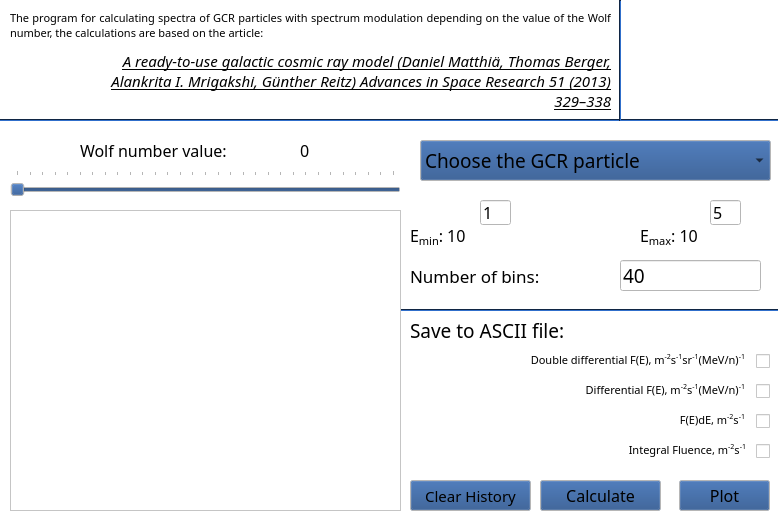
<?xml version="1.0" encoding="UTF-8"?>
<ui version="4.0">
 <class>MainWindow</class>
 <widget class="QMainWindow" name="MainWindow">
  <property name="windowModality">
   <enum>Qt::NonModal</enum>
  </property>
  <property name="geometry">
   <rect>
    <x>0</x>
    <y>0</y>
    <width>778</width>
    <height>520</height>
   </rect>
  </property>
  <property name="sizePolicy">
   <sizepolicy hsizetype="Fixed" vsizetype="Fixed">
    <horstretch>0</horstretch>
    <verstretch>0</verstretch>
   </sizepolicy>
  </property>
  <property name="minimumSize">
   <size>
    <width>778</width>
    <height>519</height>
   </size>
  </property>
  <property name="maximumSize">
   <size>
    <width>778</width>
    <height>520</height>
   </size>
  </property>
  <property name="palette">
   <palette>
    <active>
     <colorrole role="WindowText">
      <brush brushstyle="SolidPattern">
       <color alpha="255">
        <red>0</red>
        <green>0</green>
        <blue>0</blue>
       </color>
      </brush>
     </colorrole>
     <colorrole role="Button">
      <brush brushstyle="SolidPattern">
       <color alpha="255">
        <red>32</red>
        <green>74</green>
        <blue>135</blue>
       </color>
      </brush>
     </colorrole>
     <colorrole role="Light">
      <brush brushstyle="SolidPattern">
       <color alpha="255">
        <red>48</red>
        <green>111</green>
        <blue>203</blue>
       </color>
      </brush>
     </colorrole>
     <colorrole role="Midlight">
      <brush brushstyle="SolidPattern">
       <color alpha="255">
        <red>40</red>
        <green>92</green>
        <blue>169</blue>
       </color>
      </brush>
     </colorrole>
     <colorrole role="Dark">
      <brush brushstyle="SolidPattern">
       <color alpha="255">
        <red>16</red>
        <green>37</green>
        <blue>67</blue>
       </color>
      </brush>
     </colorrole>
     <colorrole role="Mid">
      <brush brushstyle="SolidPattern">
       <color alpha="255">
        <red>21</red>
        <green>49</green>
        <blue>90</blue>
       </color>
      </brush>
     </colorrole>
     <colorrole role="Text">
      <brush brushstyle="SolidPattern">
       <color alpha="255">
        <red>0</red>
        <green>0</green>
        <blue>0</blue>
       </color>
      </brush>
     </colorrole>
     <colorrole role="BrightText">
      <brush brushstyle="SolidPattern">
       <color alpha="255">
        <red>255</red>
        <green>255</green>
        <blue>255</blue>
       </color>
      </brush>
     </colorrole>
     <colorrole role="ButtonText">
      <brush brushstyle="SolidPattern">
       <color alpha="255">
        <red>0</red>
        <green>0</green>
        <blue>0</blue>
       </color>
      </brush>
     </colorrole>
     <colorrole role="Base">
      <brush brushstyle="SolidPattern">
       <color alpha="255">
        <red>255</red>
        <green>255</green>
        <blue>255</blue>
       </color>
      </brush>
     </colorrole>
     <colorrole role="Window">
      <brush brushstyle="SolidPattern">
       <color alpha="255">
        <red>255</red>
        <green>255</green>
        <blue>255</blue>
       </color>
      </brush>
     </colorrole>
     <colorrole role="Shadow">
      <brush brushstyle="SolidPattern">
       <color alpha="255">
        <red>0</red>
        <green>0</green>
        <blue>0</blue>
       </color>
      </brush>
     </colorrole>
     <colorrole role="AlternateBase">
      <brush brushstyle="SolidPattern">
       <color alpha="255">
        <red>143</red>
        <green>164</green>
        <blue>195</blue>
       </color>
      </brush>
     </colorrole>
     <colorrole role="ToolTipBase">
      <brush brushstyle="SolidPattern">
       <color alpha="255">
        <red>255</red>
        <green>255</green>
        <blue>220</blue>
       </color>
      </brush>
     </colorrole>
     <colorrole role="ToolTipText">
      <brush brushstyle="SolidPattern">
       <color alpha="255">
        <red>0</red>
        <green>0</green>
        <blue>0</blue>
       </color>
      </brush>
     </colorrole>
    </active>
    <inactive>
     <colorrole role="WindowText">
      <brush brushstyle="SolidPattern">
       <color alpha="255">
        <red>0</red>
        <green>0</green>
        <blue>0</blue>
       </color>
      </brush>
     </colorrole>
     <colorrole role="Button">
      <brush brushstyle="SolidPattern">
       <color alpha="255">
        <red>32</red>
        <green>74</green>
        <blue>135</blue>
       </color>
      </brush>
     </colorrole>
     <colorrole role="Light">
      <brush brushstyle="SolidPattern">
       <color alpha="255">
        <red>48</red>
        <green>111</green>
        <blue>203</blue>
       </color>
      </brush>
     </colorrole>
     <colorrole role="Midlight">
      <brush brushstyle="SolidPattern">
       <color alpha="255">
        <red>40</red>
        <green>92</green>
        <blue>169</blue>
       </color>
      </brush>
     </colorrole>
     <colorrole role="Dark">
      <brush brushstyle="SolidPattern">
       <color alpha="255">
        <red>16</red>
        <green>37</green>
        <blue>67</blue>
       </color>
      </brush>
     </colorrole>
     <colorrole role="Mid">
      <brush brushstyle="SolidPattern">
       <color alpha="255">
        <red>21</red>
        <green>49</green>
        <blue>90</blue>
       </color>
      </brush>
     </colorrole>
     <colorrole role="Text">
      <brush brushstyle="SolidPattern">
       <color alpha="255">
        <red>0</red>
        <green>0</green>
        <blue>0</blue>
       </color>
      </brush>
     </colorrole>
     <colorrole role="BrightText">
      <brush brushstyle="SolidPattern">
       <color alpha="255">
        <red>255</red>
        <green>255</green>
        <blue>255</blue>
       </color>
      </brush>
     </colorrole>
     <colorrole role="ButtonText">
      <brush brushstyle="SolidPattern">
       <color alpha="255">
        <red>0</red>
        <green>0</green>
        <blue>0</blue>
       </color>
      </brush>
     </colorrole>
     <colorrole role="Base">
      <brush brushstyle="SolidPattern">
       <color alpha="255">
        <red>255</red>
        <green>255</green>
        <blue>255</blue>
       </color>
      </brush>
     </colorrole>
     <colorrole role="Window">
      <brush brushstyle="SolidPattern">
       <color alpha="255">
        <red>255</red>
        <green>255</green>
        <blue>255</blue>
       </color>
      </brush>
     </colorrole>
     <colorrole role="Shadow">
      <brush brushstyle="SolidPattern">
       <color alpha="255">
        <red>0</red>
        <green>0</green>
        <blue>0</blue>
       </color>
      </brush>
     </colorrole>
     <colorrole role="AlternateBase">
      <brush brushstyle="SolidPattern">
       <color alpha="255">
        <red>143</red>
        <green>164</green>
        <blue>195</blue>
       </color>
      </brush>
     </colorrole>
     <colorrole role="ToolTipBase">
      <brush brushstyle="SolidPattern">
       <color alpha="255">
        <red>255</red>
        <green>255</green>
        <blue>220</blue>
       </color>
      </brush>
     </colorrole>
     <colorrole role="ToolTipText">
      <brush brushstyle="SolidPattern">
       <color alpha="255">
        <red>0</red>
        <green>0</green>
        <blue>0</blue>
       </color>
      </brush>
     </colorrole>
    </inactive>
    <disabled>
     <colorrole role="WindowText">
      <brush brushstyle="SolidPattern">
       <color alpha="255">
        <red>16</red>
        <green>37</green>
        <blue>67</blue>
       </color>
      </brush>
     </colorrole>
     <colorrole role="Button">
      <brush brushstyle="SolidPattern">
       <color alpha="255">
        <red>32</red>
        <green>74</green>
        <blue>135</blue>
       </color>
      </brush>
     </colorrole>
     <colorrole role="Light">
      <brush brushstyle="SolidPattern">
       <color alpha="255">
        <red>48</red>
        <green>111</green>
        <blue>203</blue>
       </color>
      </brush>
     </colorrole>
     <colorrole role="Midlight">
      <brush brushstyle="SolidPattern">
       <color alpha="255">
        <red>40</red>
        <green>92</green>
        <blue>169</blue>
       </color>
      </brush>
     </colorrole>
     <colorrole role="Dark">
      <brush brushstyle="SolidPattern">
       <color alpha="255">
        <red>16</red>
        <green>37</green>
        <blue>67</blue>
       </color>
      </brush>
     </colorrole>
     <colorrole role="Mid">
      <brush brushstyle="SolidPattern">
       <color alpha="255">
        <red>21</red>
        <green>49</green>
        <blue>90</blue>
       </color>
      </brush>
     </colorrole>
     <colorrole role="Text">
      <brush brushstyle="SolidPattern">
       <color alpha="255">
        <red>16</red>
        <green>37</green>
        <blue>67</blue>
       </color>
      </brush>
     </colorrole>
     <colorrole role="BrightText">
      <brush brushstyle="SolidPattern">
       <color alpha="255">
        <red>255</red>
        <green>255</green>
        <blue>255</blue>
       </color>
      </brush>
     </colorrole>
     <colorrole role="ButtonText">
      <brush brushstyle="SolidPattern">
       <color alpha="255">
        <red>16</red>
        <green>37</green>
        <blue>67</blue>
       </color>
      </brush>
     </colorrole>
     <colorrole role="Base">
      <brush brushstyle="SolidPattern">
       <color alpha="255">
        <red>255</red>
        <green>255</green>
        <blue>255</blue>
       </color>
      </brush>
     </colorrole>
     <colorrole role="Window">
      <brush brushstyle="SolidPattern">
       <color alpha="255">
        <red>255</red>
        <green>255</green>
        <blue>255</blue>
       </color>
      </brush>
     </colorrole>
     <colorrole role="Shadow">
      <brush brushstyle="SolidPattern">
       <color alpha="255">
        <red>0</red>
        <green>0</green>
        <blue>0</blue>
       </color>
      </brush>
     </colorrole>
     <colorrole role="AlternateBase">
      <brush brushstyle="SolidPattern">
       <color alpha="255">
        <red>32</red>
        <green>74</green>
        <blue>135</blue>
       </color>
      </brush>
     </colorrole>
     <colorrole role="ToolTipBase">
      <brush brushstyle="SolidPattern">
       <color alpha="255">
        <red>255</red>
        <green>255</green>
        <blue>220</blue>
       </color>
      </brush>
     </colorrole>
     <colorrole role="ToolTipText">
      <brush brushstyle="SolidPattern">
       <color alpha="255">
        <red>0</red>
        <green>0</green>
        <blue>0</blue>
       </color>
      </brush>
     </colorrole>
    </disabled>
   </palette>
  </property>
  <property name="font">
   <font>
    <family>Arial Black</family>
    <pointsize>14</pointsize>
    <stylestrategy>PreferDefault</stylestrategy>
   </font>
  </property>
  <property name="contextMenuPolicy">
   <enum>Qt::NoContextMenu</enum>
  </property>
  <property name="windowTitle">
   <string>&lt;GN&gt; GCRs Spectra</string>
  </property>
  <property name="windowIcon">
   <iconset>
    <normaloff>Icon.svg</normaloff>Icon.svg</iconset>
  </property>
  <property name="layoutDirection">
   <enum>Qt::RightToLeft</enum>
  </property>
  <property name="iconSize">
   <size>
    <width>48</width>
    <height>48</height>
   </size>
  </property>
  <property name="tabShape">
   <enum>QTabWidget::Rounded</enum>
  </property>
  <widget class="QWidget" name="centralwidget">
   <widget class="QPushButton" name="Bt_Calculate">
    <property name="geometry">
     <rect>
      <x>540</x>
      <y>480</y>
      <width>121</width>
      <height>31</height>
     </rect>
    </property>
    <property name="font">
     <font>
      <pointsize>12</pointsize>
     </font>
    </property>
    <property name="toolTip">
     <string>Calculate spectra and generate selected ASCII files</string>
    </property>
    <property name="statusTip">
     <string/>
    </property>
    <property name="text">
     <string>Calculate</string>
    </property>
    <property name="checkable">
     <bool>false</bool>
    </property>
   </widget>
   <widget class="QSlider" name="Slider_W">
    <property name="geometry">
     <rect>
      <x>10</x>
      <y>170</y>
      <width>391</width>
      <height>31</height>
     </rect>
    </property>
    <property name="toolTip">
     <string>Choose the Wolf number value</string>
    </property>
    <property name="statusTip">
     <string/>
    </property>
    <property name="layoutDirection">
     <enum>Qt::LeftToRight</enum>
    </property>
    <property name="maximum">
     <number>300</number>
    </property>
    <property name="value">
     <number>0</number>
    </property>
    <property name="sliderPosition">
     <number>0</number>
    </property>
    <property name="orientation">
     <enum>Qt::Horizontal</enum>
    </property>
    <property name="tickPosition">
     <enum>QSlider::TicksAbove</enum>
    </property>
    <property name="tickInterval">
     <number>10</number>
    </property>
   </widget>
   <widget class="QComboBox" name="Ion_Ch">
    <property name="geometry">
     <rect>
      <x>420</x>
      <y>140</y>
      <width>351</width>
      <height>41</height>
     </rect>
    </property>
    <property name="acceptDrops">
     <bool>true</bool>
    </property>
    <property name="toolTip">
     <string>Choose required GCR particle (if left as is will be calculated for all of the Ions)</string>
    </property>
    <property name="statusTip">
     <string/>
    </property>
    <property name="whatsThis">
     <string/>
    </property>
    <property name="layoutDirection">
     <enum>Qt::LeftToRight</enum>
    </property>
    <property name="editable">
     <bool>false</bool>
    </property>
    <property name="currentText">
     <string>Choose the GCR particle</string>
    </property>
    <property name="currentIndex">
     <number>0</number>
    </property>
    <property name="maxVisibleItems">
     <number>28</number>
    </property>
    <property name="minimumContentsLength">
     <number>1</number>
    </property>
    <property name="frame">
     <bool>true</bool>
    </property>
    <item>
     <property name="text">
      <string>Choose the GCR particle</string>
     </property>
    </item>
    <item>
     <property name="text">
      <string>Z = 1 (H)</string>
     </property>
    </item>
    <item>
     <property name="text">
      <string>Z = 2 (He)</string>
     </property>
    </item>
    <item>
     <property name="text">
      <string>Z = 3 (Li)</string>
     </property>
    </item>
    <item>
     <property name="text">
      <string>Z = 4 (Be)</string>
     </property>
    </item>
    <item>
     <property name="text">
      <string>Z = 5 (B)</string>
     </property>
    </item>
    <item>
     <property name="text">
      <string>Z = 6 (C)</string>
     </property>
    </item>
    <item>
     <property name="text">
      <string>Z = 7 (N)</string>
     </property>
    </item>
    <item>
     <property name="text">
      <string>Z = 8 (O)</string>
     </property>
    </item>
    <item>
     <property name="text">
      <string>Z = 9 (F)</string>
     </property>
    </item>
    <item>
     <property name="text">
      <string>Z = 10 (Ne)</string>
     </property>
    </item>
    <item>
     <property name="text">
      <string>Z = 11 (Na)</string>
     </property>
    </item>
    <item>
     <property name="text">
      <string>Z = 12 (Mg)</string>
     </property>
    </item>
    <item>
     <property name="text">
      <string>Z = 13 (Al)</string>
     </property>
    </item>
    <item>
     <property name="text">
      <string>Z = 14 (Si)</string>
     </property>
    </item>
    <item>
     <property name="text">
      <string>Z = 15 (P)</string>
     </property>
    </item>
    <item>
     <property name="text">
      <string>Z = 16 (S)</string>
     </property>
    </item>
    <item>
     <property name="text">
      <string>Z = 17 (Cl)</string>
     </property>
    </item>
    <item>
     <property name="text">
      <string>Z = 18 (Ar)</string>
     </property>
    </item>
    <item>
     <property name="text">
      <string>Z = 19 (K)</string>
     </property>
    </item>
    <item>
     <property name="text">
      <string>Z = 20 (Ca)</string>
     </property>
    </item>
    <item>
     <property name="text">
      <string>Z = 21 (Sc)</string>
     </property>
    </item>
    <item>
     <property name="text">
      <string>Z = 22 (Ti)</string>
     </property>
    </item>
    <item>
     <property name="text">
      <string>Z = 23 (V)</string>
     </property>
    </item>
    <item>
     <property name="text">
      <string>Z = 24 (Cr)</string>
     </property>
    </item>
    <item>
     <property name="text">
      <string>Z = 25 (Mn)</string>
     </property>
    </item>
    <item>
     <property name="text">
      <string>Z = 26 (Fe)</string>
     </property>
    </item>
    <item>
     <property name="text">
      <string>Z = 27 (Co)</string>
     </property>
    </item>
    <item>
     <property name="text">
      <string>Z = 28 (Ni)</string>
     </property>
    </item>
    <item>
     <property name="text">
      <string extracomment="Calculate spectra for all of the Ions">All Ions</string>
     </property>
    </item>
   </widget>
   <widget class="QLabel" name="Label_Emin">
    <property name="geometry">
     <rect>
      <x>410</x>
      <y>220</y>
      <width>101</width>
      <height>31</height>
     </rect>
    </property>
    <property name="font">
     <font>
      <family>Arial Black</family>
      <pointsize>12</pointsize>
      <weight>50</weight>
      <bold>false</bold>
     </font>
    </property>
    <property name="toolTip">
     <string>Lower boundary of energy (in MeV/n!)</string>
    </property>
    <property name="statusTip">
     <string/>
    </property>
    <property name="text">
     <string>E&lt;sub&gt;min&lt;/sub&gt;: 10</string>
    </property>
   </widget>
   <widget class="QLabel" name="Label_Emax">
    <property name="geometry">
     <rect>
      <x>640</x>
      <y>220</y>
      <width>101</width>
      <height>31</height>
     </rect>
    </property>
    <property name="font">
     <font>
      <family>Arial Black</family>
      <pointsize>12</pointsize>
      <weight>50</weight>
      <bold>false</bold>
     </font>
    </property>
    <property name="toolTip">
     <string>Upper boundary of energy (in MeV/n!)</string>
    </property>
    <property name="statusTip">
     <string/>
    </property>
    <property name="text">
     <string>E&lt;sub&gt;max&lt;/sub&gt;: 10</string>
    </property>
   </widget>
   <widget class="QLineEdit" name="EminVal">
    <property name="geometry">
     <rect>
      <x>480</x>
      <y>200</y>
      <width>31</width>
      <height>25</height>
     </rect>
    </property>
    <property name="font">
     <font>
      <pointsize>12</pointsize>
     </font>
    </property>
    <property name="toolTip">
     <string>Set the power of lower energy boundary</string>
    </property>
    <property name="statusTip">
     <string/>
    </property>
    <property name="layoutDirection">
     <enum>Qt::RightToLeft</enum>
    </property>
    <property name="text">
     <string>1</string>
    </property>
   </widget>
   <widget class="QLineEdit" name="EmaxVal">
    <property name="geometry">
     <rect>
      <x>710</x>
      <y>200</y>
      <width>31</width>
      <height>25</height>
     </rect>
    </property>
    <property name="font">
     <font>
      <pointsize>12</pointsize>
     </font>
    </property>
    <property name="toolTip">
     <string>Set the power of upper energy boundary</string>
    </property>
    <property name="statusTip">
     <string/>
    </property>
    <property name="text">
     <string>5</string>
    </property>
   </widget>
   <widget class="Line" name="Line">
    <property name="geometry">
     <rect>
      <x>-30</x>
      <y>110</y>
      <width>811</width>
      <height>20</height>
     </rect>
    </property>
    <property name="orientation">
     <enum>Qt::Horizontal</enum>
    </property>
   </widget>
   <widget class="QLabel" name="Label_WolfCap">
    <property name="geometry">
     <rect>
      <x>80</x>
      <y>140</y>
      <width>181</width>
      <height>20</height>
     </rect>
    </property>
    <property name="font">
     <font>
      <pointsize>12</pointsize>
     </font>
    </property>
    <property name="toolTip">
     <string/>
    </property>
    <property name="text">
     <string>Wolf number value:</string>
    </property>
   </widget>
   <widget class="QLabel" name="Label_WVal">
    <property name="geometry">
     <rect>
      <x>300</x>
      <y>140</y>
      <width>71</width>
      <height>21</height>
     </rect>
    </property>
    <property name="font">
     <font>
      <pointsize>12</pointsize>
     </font>
    </property>
    <property name="toolTip">
     <string>Current Wolf number value</string>
    </property>
    <property name="text">
     <string>0</string>
    </property>
   </widget>
   <widget class="QLabel" name="Label_BinN">
    <property name="geometry">
     <rect>
      <x>410</x>
      <y>260</y>
      <width>171</width>
      <height>31</height>
     </rect>
    </property>
    <property name="font">
     <font>
      <pointsize>13</pointsize>
     </font>
    </property>
    <property name="toolTip">
     <string>Total number of energy bins</string>
    </property>
    <property name="text">
     <string>Number of bins:</string>
    </property>
   </widget>
   <widget class="QLineEdit" name="BinNVal">
    <property name="geometry">
     <rect>
      <x>620</x>
      <y>260</y>
      <width>141</width>
      <height>31</height>
     </rect>
    </property>
    <property name="toolTip">
     <string>Set total number of bins</string>
    </property>
    <property name="statusTip">
     <string/>
    </property>
    <property name="text">
     <string>40</string>
    </property>
   </widget>
   <widget class="QCheckBox" name="Ch_FE_dE">
    <property name="geometry">
     <rect>
      <x>750</x>
      <y>410</y>
      <width>20</width>
      <height>23</height>
     </rect>
    </property>
    <property name="font">
     <font>
      <pointsize>7</pointsize>
     </font>
    </property>
    <property name="toolTip">
     <string>Save Fluence spectra to ASCII file</string>
    </property>
    <property name="statusTip">
     <string/>
    </property>
    <property name="text">
     <string/>
    </property>
   </widget>
   <widget class="QCheckBox" name="Ch_FE">
    <property name="geometry">
     <rect>
      <x>750</x>
      <y>380</y>
      <width>20</width>
      <height>23</height>
     </rect>
    </property>
    <property name="font">
     <font>
      <pointsize>7</pointsize>
     </font>
    </property>
    <property name="toolTip">
     <string>Save Differential Fluence spectra to ASCII file</string>
    </property>
    <property name="statusTip">
     <string/>
    </property>
    <property name="text">
     <string/>
    </property>
   </widget>
   <widget class="QCheckBox" name="Ch_TotalF">
    <property name="geometry">
     <rect>
      <x>750</x>
      <y>440</y>
      <width>20</width>
      <height>23</height>
     </rect>
    </property>
    <property name="font">
     <font>
      <pointsize>7</pointsize>
     </font>
    </property>
    <property name="toolTip">
     <string>Save Integral Fluence to ASCII file</string>
    </property>
    <property name="statusTip">
     <string/>
    </property>
    <property name="text">
     <string/>
    </property>
    <property name="checkable">
     <bool>true</bool>
    </property>
    <property name="checked">
     <bool>false</bool>
    </property>
   </widget>
   <widget class="Line" name="Line_2">
    <property name="geometry">
     <rect>
      <x>400</x>
      <y>300</y>
      <width>381</width>
      <height>20</height>
     </rect>
    </property>
    <property name="orientation">
     <enum>Qt::Horizontal</enum>
    </property>
   </widget>
   <widget class="QPushButton" name="Bt_Plot">
    <property name="geometry">
     <rect>
      <x>679</x>
      <y>480</y>
      <width>91</width>
      <height>31</height>
     </rect>
    </property>
    <property name="font">
     <font>
      <pointsize>12</pointsize>
     </font>
    </property>
    <property name="toolTip">
     <string>Plot histograms using generated ASCII data</string>
    </property>
    <property name="statusTip">
     <string/>
    </property>
    <property name="text">
     <string>Plot</string>
    </property>
   </widget>
   <widget class="QPushButton" name="Bt_Clear">
    <property name="geometry">
     <rect>
      <x>410</x>
      <y>480</y>
      <width>121</width>
      <height>31</height>
     </rect>
    </property>
    <property name="font">
     <font>
      <pointsize>11</pointsize>
     </font>
    </property>
    <property name="toolTip">
     <string>Clear History window</string>
    </property>
    <property name="statusTip">
     <string/>
    </property>
    <property name="text">
     <string>Clear History</string>
    </property>
    <property name="checkable">
     <bool>false</bool>
    </property>
   </widget>
   <widget class="QTextEdit" name="History">
    <property name="geometry">
     <rect>
      <x>10</x>
      <y>210</y>
      <width>391</width>
      <height>301</height>
     </rect>
    </property>
    <property name="font">
     <font>
      <family>Arial</family>
     </font>
    </property>
    <property name="html">
     <string>&lt;!DOCTYPE HTML PUBLIC &quot;-//W3C//DTD HTML 4.0//EN&quot; &quot;http://www.w3.org/TR/REC-html40/strict.dtd&quot;&gt;
&lt;html&gt;&lt;head&gt;&lt;meta name=&quot;qrichtext&quot; content=&quot;1&quot; /&gt;&lt;style type=&quot;text/css&quot;&gt;
p, li { white-space: pre-wrap; }
&lt;/style&gt;&lt;/head&gt;&lt;body style=&quot; font-family:'Arial'; font-size:14pt; font-weight:400; font-style:normal;&quot;&gt;
&lt;p align=&quot;center&quot; style=&quot;-qt-paragraph-type:empty; margin-top:0px; margin-bottom:0px; margin-left:0px; margin-right:0px; -qt-block-indent:0; text-indent:0px;&quot;&gt;&lt;br /&gt;&lt;/p&gt;&lt;/body&gt;&lt;/html&gt;</string>
    </property>
   </widget>
   <widget class="QLabel" name="Label_WolfCap_2">
    <property name="geometry">
     <rect>
      <x>10</x>
      <y>0</y>
      <width>601</width>
      <height>51</height>
     </rect>
    </property>
    <property name="font">
     <font>
      <pointsize>8</pointsize>
     </font>
    </property>
    <property name="toolTip">
     <string/>
    </property>
    <property name="text">
     <string>The program for calculating spectra of GCR particles with spectrum modulation depending on the value of the Wolf number, the calculations are based on the article: </string>
    </property>
    <property name="alignment">
     <set>Qt::AlignJustify|Qt::AlignVCenter</set>
    </property>
    <property name="wordWrap">
     <bool>true</bool>
    </property>
   </widget>
   <widget class="QLabel" name="Label_WolfCap_3">
    <property name="geometry">
     <rect>
      <x>100</x>
      <y>50</y>
      <width>511</width>
      <height>71</height>
     </rect>
    </property>
    <property name="font">
     <font>
      <pointsize>11</pointsize>
      <weight>50</weight>
      <italic>true</italic>
      <bold>false</bold>
      <underline>true</underline>
     </font>
    </property>
    <property name="toolTip">
     <string>Link to the model</string>
    </property>
    <property name="text">
     <string>&lt;html&gt;&lt;head/&gt;&lt;body&gt;&lt;p&gt;&lt;a href=&quot;https://www.researchgate.net/publication/255700494_A_Ready-to-use_Galactic_Cosmic_Ray_Model&quot;&gt;&lt;span style=&quot; font-family:'Arial'; text-decoration: underline; color:#000000;&quot;&gt;A ready-to-use galactic cosmic ray model (Daniel Matthiä, Thomas Berger, Alankrita I. Mrigakshi, Günther Reitz) Advances in Space Research 51 (2013) 329–338&lt;/span&gt;&lt;/a&gt;&lt;/p&gt;&lt;/body&gt;&lt;/html&gt;</string>
    </property>
    <property name="alignment">
     <set>Qt::AlignRight|Qt::AlignTop|Qt::AlignTrailing</set>
    </property>
    <property name="wordWrap">
     <bool>true</bool>
    </property>
    <property name="openExternalLinks">
     <bool>true</bool>
    </property>
   </widget>
   <widget class="QLabel" name="Label_WolfCap_4">
    <property name="geometry">
     <rect>
      <x>410</x>
      <y>320</y>
      <width>241</width>
      <height>20</height>
     </rect>
    </property>
    <property name="toolTip">
     <string>Choose what to save to ASCII data file</string>
    </property>
    <property name="statusTip">
     <string/>
    </property>
    <property name="text">
     <string>Save to ASCII file:</string>
    </property>
   </widget>
   <widget class="QCheckBox" name="Ch_FE_2">
    <property name="geometry">
     <rect>
      <x>750</x>
      <y>350</y>
      <width>20</width>
      <height>23</height>
     </rect>
    </property>
    <property name="font">
     <font>
      <pointsize>7</pointsize>
     </font>
    </property>
    <property name="toolTip">
     <string>Save Double Differential Fluence spectra to ASCII file</string>
    </property>
    <property name="statusTip">
     <string/>
    </property>
    <property name="text">
     <string/>
    </property>
   </widget>
   <widget class="QLabel" name="Logo">
    <property name="geometry">
     <rect>
      <x>628</x>
      <y>10</y>
      <width>141</width>
      <height>101</height>
     </rect>
    </property>
    <property name="toolTip">
     <string>GCRs Spectra by GN</string>
    </property>
    <property name="text">
     <string/>
    </property>
   </widget>
   <widget class="Line" name="line">
    <property name="geometry">
     <rect>
      <x>610</x>
      <y>0</y>
      <width>20</width>
      <height>121</height>
     </rect>
    </property>
    <property name="orientation">
     <enum>Qt::Vertical</enum>
    </property>
   </widget>
   <widget class="QLabel" name="Ch_FE_2_txt">
    <property name="geometry">
     <rect>
      <x>475</x>
      <y>352</y>
      <width>270</width>
      <height>17</height>
     </rect>
    </property>
    <property name="font">
     <font>
      <pointsize>8</pointsize>
     </font>
    </property>
    <property name="layoutDirection">
     <enum>Qt::RightToLeft</enum>
    </property>
    <property name="text">
     <string>&lt;html&gt;&lt;head/&gt;&lt;body&gt;&lt;p&gt;Double differential F(E), m&lt;span style=&quot; vertical-align:super;&quot;&gt;-2&lt;/span&gt;s&lt;span style=&quot; vertical-align:super;&quot;&gt;-1&lt;/span&gt;sr&lt;span style=&quot; vertical-align:super;&quot;&gt;-1&lt;/span&gt;(MeV/n)&lt;span style=&quot; vertical-align:super;&quot;&gt;-1&lt;/span&gt;&lt;/p&gt;&lt;/body&gt;&lt;/html&gt;</string>
    </property>
    <property name="alignment">
     <set>Qt::AlignRight|Qt::AlignTrailing|Qt::AlignVCenter</set>
    </property>
   </widget>
   <widget class="QLabel" name="Ch_FE_txt">
    <property name="geometry">
     <rect>
      <x>475</x>
      <y>382</y>
      <width>270</width>
      <height>17</height>
     </rect>
    </property>
    <property name="font">
     <font>
      <pointsize>7</pointsize>
     </font>
    </property>
    <property name="layoutDirection">
     <enum>Qt::RightToLeft</enum>
    </property>
    <property name="text">
     <string>&lt;html&gt;&lt;head/&gt;&lt;body&gt;&lt;p&gt;&lt;span style=&quot; font-size:8pt;&quot;&gt;Differential F(E), m&lt;/span&gt;&lt;span style=&quot; font-size:8pt; vertical-align:super;&quot;&gt;-2&lt;/span&gt;&lt;span style=&quot; font-size:8pt;&quot;&gt;s&lt;/span&gt;&lt;span style=&quot; font-size:8pt; vertical-align:super;&quot;&gt;-1&lt;/span&gt;&lt;span style=&quot; font-size:8pt;&quot;&gt;(MeV/n)&lt;/span&gt;&lt;span style=&quot; font-size:8pt; vertical-align:super;&quot;&gt;-1&lt;/span&gt;&lt;/p&gt;&lt;/body&gt;&lt;/html&gt;</string>
    </property>
    <property name="alignment">
     <set>Qt::AlignRight|Qt::AlignTrailing|Qt::AlignVCenter</set>
    </property>
   </widget>
   <widget class="QLabel" name="Ch_FE_dE_txt">
    <property name="geometry">
     <rect>
      <x>475</x>
      <y>410</y>
      <width>270</width>
      <height>20</height>
     </rect>
    </property>
    <property name="font">
     <font>
      <pointsize>7</pointsize>
     </font>
    </property>
    <property name="text">
     <string>&lt;html&gt;&lt;head/&gt;&lt;body&gt;&lt;p&gt;&lt;span style=&quot; font-size:8pt;&quot;&gt;F(E)dE, m&lt;/span&gt;&lt;span style=&quot; font-size:8pt; vertical-align:super;&quot;&gt;-2&lt;/span&gt;&lt;span style=&quot; font-size:8pt;&quot;&gt;s&lt;/span&gt;&lt;span style=&quot; font-size:8pt; vertical-align:super;&quot;&gt;-1&lt;/span&gt;&lt;/p&gt;&lt;/body&gt;&lt;/html&gt;</string>
    </property>
    <property name="alignment">
     <set>Qt::AlignRight|Qt::AlignTrailing|Qt::AlignVCenter</set>
    </property>
   </widget>
   <widget class="QLabel" name="Ch_TotalF_txt">
    <property name="geometry">
     <rect>
      <x>435</x>
      <y>440</y>
      <width>311</width>
      <height>20</height>
     </rect>
    </property>
    <property name="font">
     <font>
      <pointsize>7</pointsize>
     </font>
    </property>
    <property name="text">
     <string>&lt;html&gt;&lt;head/&gt;&lt;body&gt;&lt;p&gt;&lt;span style=&quot; font-size:8pt;&quot;&gt;Integral Fluence, m&lt;/span&gt;&lt;span style=&quot; font-size:8pt; vertical-align:super;&quot;&gt;-2&lt;/span&gt;&lt;span style=&quot; font-size:8pt;&quot;&gt;s&lt;/span&gt;&lt;span style=&quot; font-size:8pt; vertical-align:super;&quot;&gt;-1&lt;/span&gt;&lt;/p&gt;&lt;/body&gt;&lt;/html&gt;</string>
    </property>
    <property name="alignment">
     <set>Qt::AlignRight|Qt::AlignTrailing|Qt::AlignVCenter</set>
    </property>
   </widget>
  </widget>
 </widget>
 <resources/>
 <connections/>
</ui>
